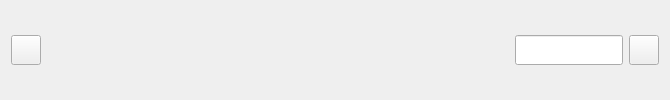
        <widget class="QWidget" name="widget_4" native="true">
         <layout class="QHBoxLayout" name="horizontalLayout_3">
          <item>
           <widget class="QPushButton" name="switch_menu_button">
            <property name="minimumSize">
             <size>
              <width>30</width>
              <height>30</height>
             </size>
            </property>
            <property name="maximumSize">
             <size>
              <width>30</width>
              <height>30</height>
             </size>
            </property>
            <property name="text">
             <string/>
            </property>
            <property name="icon">
             <iconset resource="res.qrc">
              <normaloff>:/img/menu.png</normaloff>:/img/menu.png</iconset>
            </property>
            <property name="iconSize">
             <size>
              <width>22</width>
              <height>22</height>
             </size>
            </property>
            <property name="checkable">
             <bool>true</bool>
            </property>
           </widget>
          </item>
          <item>
           <spacer name="horizontalSpacer">
            <property name="orientation">
             <enum>Qt::Horizontal</enum>
            </property>
            <property name="sizeHint" stdset="0">
             <size>
              <width>468</width>
              <height>20</height>
             </size>
            </property>
           </spacer>
          </item>
          <item>
           <layout class="QHBoxLayout" name="horizontalLayout_2">
            <item>
             <widget class="QLineEdit" name="search">
              <property name="minimumSize">
               <size>
                <width>0</width>
                <height>30</height>
               </size>
              </property>
              <property name="maximumSize">
               <size>
                <width>16777215</width>
                <height>30</height>
               </size>
              </property>
             </widget>
            </item>
            <item>
             <widget class="QPushButton" name="search_button">
              <property name="minimumSize">
               <size>
                <width>30</width>
                <height>30</height>
               </size>
              </property>
              <property name="maximumSize">
               <size>
                <width>30</width>
                <height>30</height>
               </size>
              </property>
              <property name="styleSheet">
               <string notr="true">QPushButton::pressed {
background-color: rgba(42, 62, 73, 1);
}</string>
              </property>
              <property name="text">
               <string/>
              </property>
              <property name="icon">
               <iconset resource="res.qrc">
                <normaloff>:/img/search.png</normaloff>:/img/search.png</iconset>
              </property>
              <property name="iconSize">
               <size>
                <width>22</width>
                <height>22</height>
               </size>
              </property>
             </widget>
            </item>
           </layout>
          </item>
         </layout>
        </widget>
